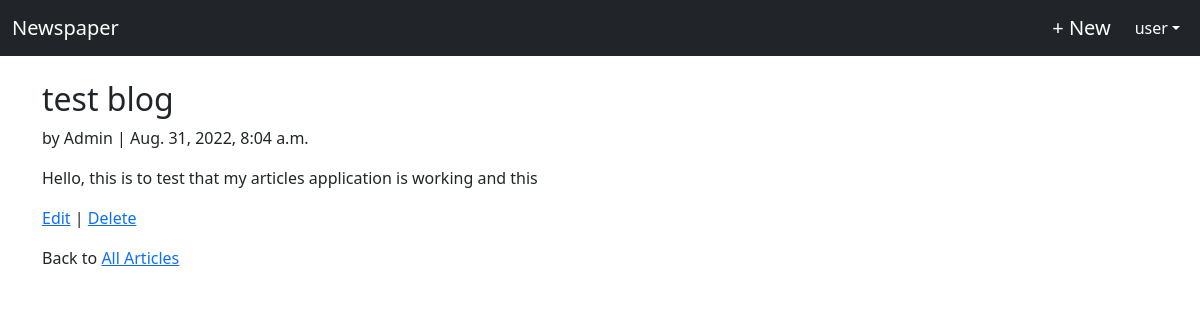
Screenshot of /articles/1/ (signed in) with the database file from the repository.
### users/models.py (models this page shows)
class CustomUser(AbstractUser):
    age = models.PositiveIntegerField(null=True,blank=True)

### articles/models.py (models this page shows, shortened)
class Article(models.Model):
    title = models.CharField(max_length=255)
    body = models.TextField()
    date = models.DateTimeField(auto_now_add=True)
    author = models.ForeignKey(get_user_model(), on_delete=models.CASCADE)

### articles/views.py (the view)
# urls.py: path('<int:pk>/',ArticleDetailView.as_view(), name='article_detail'),
class ArticleDetailView(LoginRequiredMixin, DetailView):
    model = Article
    template_name = 'article_detail.html'
    login_url = 'login'

### templates/article_detail.html (shortened to what this page needs)
<!DOCTYPE html>
<html lang="en">
    <head>
    </head>
    <body>
        {% extends 'base.html' %}
        {% block content %}
        <div class="article-entry">
            <h2>{{object.title}}</h2>
                <p>by {{ object.author }} | {{ object.date }} </p>
                <p>{{ object.body }}</p>
        </div>
        <p>
            <a href="{% url 'article_edit' article.pk %}">Edit</a> |
            <a href="{% url 'article_delete' article.pk %}">Delete</a>
        </p>
        <p>Back to <a href="{% url 'article_list' %}">All Articles</a></p>
        {% endblock %}

### templates/base.html (shortened to what this page needs)
<!DOCTYPE html>
<html lang="en">
    <head>
        <link href="https://cdn.jsdelivr.net/npm/bootstrap@5.2.0/dist/css/bootstrap.min.css" rel="stylesheet">
    </head>
    <body>
        <nav style="color: white;" class="navbar navbar-expand-md navarbar-dark bg-dark mb-4 ">
            <div class="container-fluid">
                    <a style="color: white;" class="navbar-brand" href="{% url 'home' %}">Newspaper</a>
                <div class="collapse navbar-collapse justify-content-end" id="collapsibleNavbar">
                    {% if user.is_authenticated %}
                    <ul class="navbar-nav ">
                        <li class="nav-item"><a style="color: white;" class="navbar-brand" href="{% url 'article_new' %}">+ New</a></li>
                    </ul>
                    <ul class="navbar-nav ml-auto ">
                        <li class="nav-item dropdown">
                            <a style="color: white;" class="nav-link dropdown-toggle " href="#" id="userMenu" role="button" data-bs-toggle="dropdown" aria-haspopup="true" aria-expanded="false">{{ user.username }}</a>
                        </li>
                    </ul>
                    {% else %}
                        <form action="" class="form-inline ml-auto">
                            <a href="{% url 'login' %}" class="btn btn-outline-secondary">log in</a>
                            <a href="{% url 'signup' %}" class="btn btn-primary ml-2">sign up</a>
                        </form>
                    {% endif %}
                </div>
            </div>
        </nav>
        <div class="container">
            {% block content %}
            {% endblock content %}
        </div>
    </body>
</html>

### rows the page displays
CustomUser: username "user"
Article: title "test blog", author "Admin", date "Aug. 31, 2022, 8:04 a.m.", body "Hello, this is to test that my articles application is working and this"
